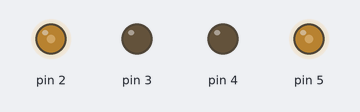
This sketch was run on a simulated Arduino Uno, built with avr-gcc and run on an emulated ATmega328P. On the bench: output pins drawn as LEDs (lit = HIGH).

Above: at 0.05 s.
At 2.0 s:
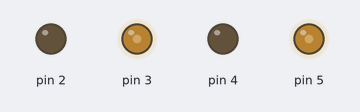
At 3.0 s:
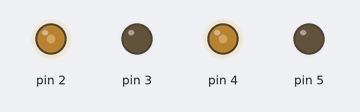
At 4.0 s:
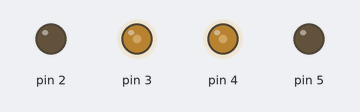
Timing chart, 0 to 5.2 s (numbered marks = the images above):
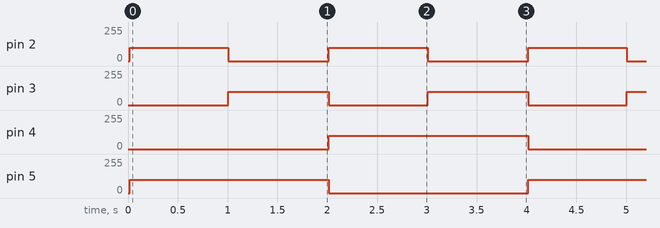

Measured:
- by itself, pin 2: alternates 100/255 for 0.99 s and 0/255 for 1.0 s
- by itself, pin 3: alternates 100/255 for 1.0 s and 0/255 for 0.99 s
- by itself, pin 4, pin 5: alternates 100/255 for 2.0 s and 0/255 for 2.0 s

The sketch:

Lesson5ModifiedCode.ino
```cpp
#include <SoftPWM.h>

// Define the pins of motors
// left motors
const int in1 = 2;
const int in2 = 3;

// right motors
const int in3 = 4;
const int in4 = 5;

void setup() {
    // Initialize SoftPWM
    SoftPWMBegin();
}

void loop() {
  forward(100);
  delay(1000);

  right(100);
  delay(1000);

  left(100);
  delay(1000);

  backward(100);
  delay(1000);
}

void forward(int speed) {
  SoftPWMSet(in1, speed);
  SoftPWMSet(in2, 0);

  SoftPWMSet(in3, 0);
  SoftPWMSet(in4, speed);
}

void backward(int speed) {
  SoftPWMSet(in1, 0);
  SoftPWMSet(in2, speed);

  SoftPWMSet(in3, speed);
  SoftPWMSet(in4, 0);
}

void right(int speed) {
  SoftPWMSet(in1, 0);
  SoftPWMSet(in2, speed);

  SoftPWMSet(in3, 0);
  SoftPWMSet(in4, speed);
}

void left(int speed) {
  SoftPWMSet(in1, speed);
  SoftPWMSet(in2, 0);

  SoftPWMSet(in3, speed);
  SoftPWMSet(in4, 0);
}
```
